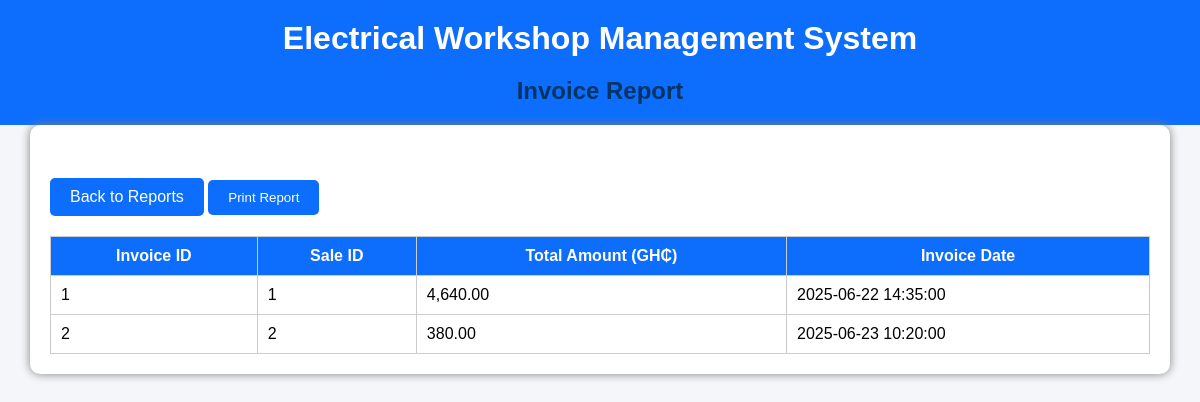
The page /reports/invoice_report.php (signed in) on the database its author committed.
### tables this page shows
CREATE TABLE invoice (
  `Invoice_ID` int NOT NULL AUTO_INCREMENT,
  `Sale_ID` int NOT NULL,
  `Total_Amount` decimal(10,2) NOT NULL,
  `Invoice_Date` datetime NOT NULL,
  PRIMARY KEY (`Invoice_ID`),
  UNIQUE KEY `Sale_ID` (`Sale_ID`),
  CONSTRAINT `invoice_ibfk_1` FOREIGN KEY (`Sale_ID`) REFERENCES `sale` (`Sale_ID`)
);

### reports/invoice_report.php (the view, shortened to what this page needs)
<?php
Include '../config/database.php';
$sql = "SELECT i.Invoice_ID,
               i.Sale_ID,
               i.Total_Amount,
               i.Invoice_Date
        FROM Invoice i
        ORDER BY i.Invoice_ID";
$result=mysqli_query($conn,$sql);
?>
<!DOCTYPE html>
<html>
<head>
<link rel="stylesheet" href="../css/style.css">
</head>
<body>
<div class="header">
<h1>Electrical Workshop Management System</h1>
<h2>Invoice Report</h2>
</div>
<div class="container">
<br>
<a href="index.php" class="btn">Back to Reports</a>
<button onclick="window.print()" class="btn">Print Report</button>
<table>
<tr>
<th>Invoice ID</th>
<th>Sale ID</th>
<th>Total Amount (GH₵)</th>
<th>Invoice Date</th>
</tr>
<?php while($row=mysqli_fetch_assoc($result)){ ?>
<tr>
<td><?php echo $row['Invoice_ID']; ?></td>
<td><?php echo $row['Sale_ID']; ?></td>
<td><?php echo number_format($row['Total_Amount'],2); ?></td>
<td><?php echo $row['Invoice_Date']; ?></td>
</tr>
<?php } ?>
</table>
</div>
</body>
</html>

### css/style.css (style rules this page uses)
Body { Font-family: Arial; Background:#f4f4f4; }
.container { Width:70%; Margin:auto; Background:#fff; Padding:20px; Margin-top:40px; Border-radius:10px; Box-shadow:0 0 10px gray; }
H2 { Text-align:center; Color:#003366; }
Button,.btn { Background:#003366; Color:white; Padding:10px 20px; Border:none; Text-decoration:none; Display:inline-block; Margin-top:15px; Cursor:pointer; }
Table { Width:100%; Border-collapse:collapse; Margin-top:20px; }
Table,th,td { Border:1px solid #ccc; }
Th { Background:#003366; Color:white; Padding:10px; }
Td { Padding:10px; }
* { margin:0; padding:0; box-sizing:border-box; font-family:Arial, Helvetica, sans-serif; }
body { background:#f4f6f9; }
.container { width:95%; margin:auto; }
.header { background:#0d6efd; color:white; padding:20px; text-align:center; }
.btn { display:inline-block; background:#0d6efd; color:white; padding:10px 20px; text-decoration:none; border-radius:5px; }
table { width:100%; border-collapse:collapse; margin-top:20px; }
table th { background:#0d6efd; color:white; padding:10px; }
table td { padding:10px; border:1px solid #ccc; }
h2 { margin-top:20px; }

### rows shown on the page
invoice: Invoice_ID "1", Sale_ID "1", Total_Amount "4,640.00", Invoice_Date "2025-06-22 14:35:00"
invoice: Invoice_ID "2", Sale_ID "2", Total_Amount "380.00", Invoice_Date "2025-06-23 10:20:00"
